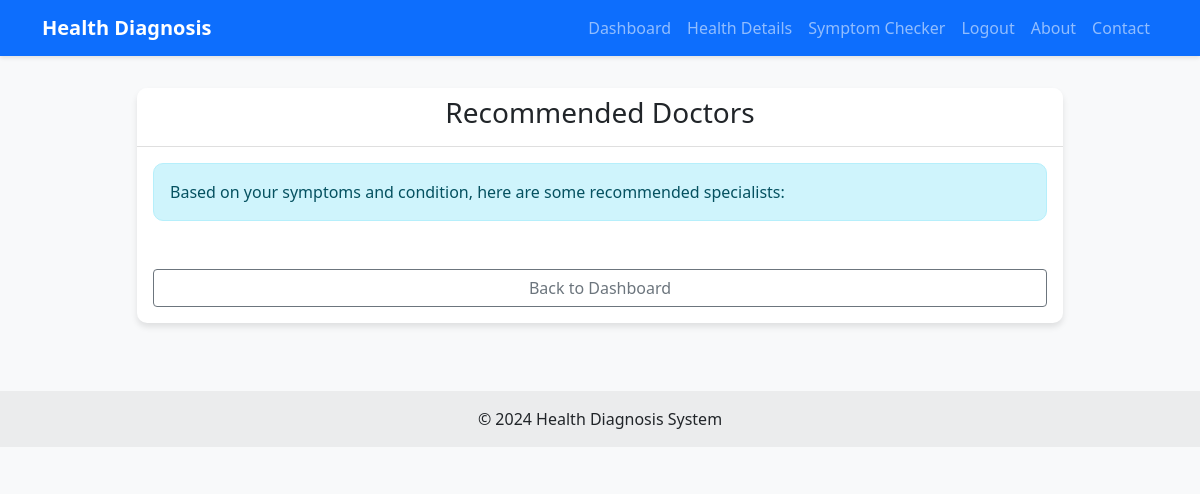
The page /doctor_suggestion (signed in) on the database as committed earlier.
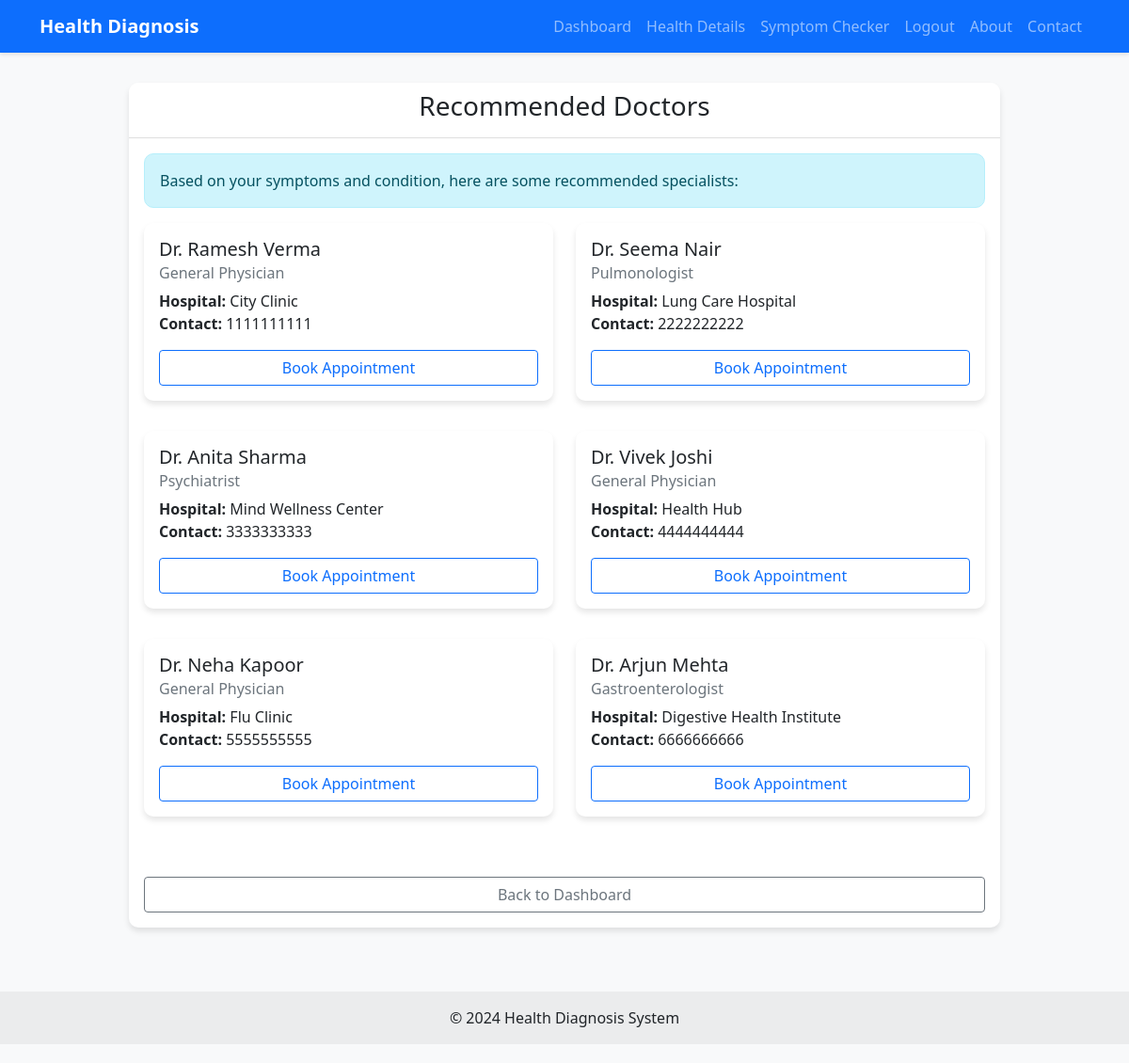
The same page on the database as committed later.
### app.py (models this page shows)
class Doctor(db.Model):
    id = db.Column(db.Integer, primary_key=True)
    name = db.Column(db.String(100), nullable=False)
    specialization = db.Column(db.String(100), nullable=False)
    contact = db.Column(db.String(20))
    hospital = db.Column(db.String(200))

### app.py (the view)
@app.route('/doctor_suggestion')
@login_required
def doctor_suggestion():
    doctors = Doctor.query.all()
    return render_template('doctor_suggestion.html', doctors=doctors)

### app.py (called while the page is built)
@login_manager.user_loader
def load_user(user_id):
    return User.query.get(int(user_id))

### templates/doctor_suggestion.html (shortened to what this page needs)
{% extends "base.html" %}
{% block content %}
<div class="row justify-content-center">
    <div class="col-md-10">
        <div class="card">
            <div class="card-header">
                <h3 class="text-center">Recommended Doctors</h3>
            </div>
            <div class="card-body">
                <div class="alert alert-info">
                    <p class="mb-0">Based on your symptoms and condition, here are some recommended specialists:</p>
                </div>
                <div class="row">
                    {% for doctor in doctors %}
                    <div class="col-md-6 mb-4">
                        <div class="card h-100">
                            <div class="card-body">
                                <h5 class="card-title">{{ doctor.name }}</h5>
                                <h6 class="card-subtitle mb-2 text-muted">{{ doctor.specialization }}</h6>
                                <p class="card-text">
                                    <strong>Hospital:</strong> {{ doctor.hospital }}<br>
                                    <strong>Contact:</strong> {{ doctor.contact }}
                                </p>
                                <div class="d-grid">
                                    <a href="#" class="btn btn-outline-primary">Book Appointment</a>
                                </div>
                            </div>
                        </div>
                    </div>
                    {% endfor %}
                </div>
                <div class="d-grid gap-2 mt-4">
                    <a href="{{ url_for('dashboard') }}" class="btn btn-outline-secondary">Back to Dashboard</a>
                </div>
            </div>
        </div>
    </div>
</div>
{% endblock %}

### templates/base.html (shortened to what this page needs)
<!DOCTYPE html>
<html lang="en">
<head>
    <link href="https://cdn.jsdelivr.net/npm/bootstrap@5.1.3/dist/css/bootstrap.min.css" rel="stylesheet">
    <link rel="stylesheet" href="{{ url_for('static', filename='css/style.css') }}">
</head>
<body>
    <nav class="navbar navbar-expand-lg navbar-dark bg-primary">
        <div class="container">
            <a class="navbar-brand" href="{{ url_for('index') }}">Health Diagnosis</a>
            <div class="collapse navbar-collapse" id="navbarNav">
                <ul class="navbar-nav ms-auto">
                    {% if current_user.is_authenticated %}
                        <li class="nav-item">
                            <a class="nav-link" href="{{ url_for('dashboard') }}">Dashboard</a>
                        </li>
                        <li class="nav-item">
                            <a class="nav-link" href="{{ url_for('health_details') }}">Health Details</a>
                        </li>
                        <li class="nav-item">
                            <a class="nav-link" href="{{ url_for('symptom_form') }}">Symptom Checker</a>
                        </li>
                        <li class="nav-item">
                            <a class="nav-link" href="{{ url_for('logout') }}">Logout</a>
                        </li>
                    {% endif %}
                    <li class="nav-item">
                        <a class="nav-link" href="{{ url_for('about') }}">About</a>
                    </li>
                    <li class="nav-item">
                        <a class="nav-link" href="{{ url_for('contact') }}">Contact</a>
                    </li>
                </ul>
            </div>
        </div>
    </nav>
    <div class="container mt-4">
        {% block content %}{% endblock %}
    </div>
    <footer class="bg-light text-center text-lg-start mt-5">
        <div class="text-center p-3" style="background-color: rgba(0, 0, 0, 0.05);">
            © 2024 Health Diagnosis System
        </div>
    </footer>
</body>
</html>

### static/css/style.css (style rules this page uses)
body { background-color: #f8f9fa; font-family: 'Segoe UI', Tahoma, Geneva, Verdana, sans-serif; }
.card { box-shadow: 0 4px 6px rgba(0, 0, 0, 0.1); border: none; border-radius: 10px; }
.card-header { background-color: #fff; border-bottom: 1px solid rgba(0, 0, 0, 0.125); border-radius: 10px 10px 0 0 !important; }
.alert { border-radius: 10px; }
.navbar { box-shadow: 0 2px 4px rgba(0, 0, 0, 0.1); }
.navbar-brand { font-weight: bold; }
footer { margin-top: 50px; padding: 20px 0; background-color: #f8f9fa; }
.mt-4 { margin-top: 2rem !important; }
.mb-4 { margin-bottom: 2rem !important; }
.btn { transition: all 0.3s ease; }
.card { transition: transform 0.3s ease; }
.text-muted { color: #6c757d !important; }
.bg-light { background-color: #f8f9fa !important; }

Rows that differ between the two databases and show on the page:
added Doctor: name "Dr. Ramesh Verma", specialization "General Physician", hospital "City Clinic", contact "1111111111"
added Doctor: name "Dr. Seema Nair", specialization "Pulmonologist", hospital "Lung Care Hospital", contact "2222222222"
added Doctor: name "Dr. Anita Sharma", specialization "Psychiatrist", hospital "Mind Wellness Center", contact "3333333333"
added Doctor: name "Dr. Vivek Joshi", specialization "General Physician", hospital "Health Hub", contact "4444444444"
added Doctor: name "Dr. Neha Kapoor", specialization "General Physician", hospital "Flu Clinic", contact "5555555555"
added Doctor: name "Dr. Arjun Mehta", specialization "Gastroenterologist", hospital "Digestive Health Institute", contact "6666666666"
